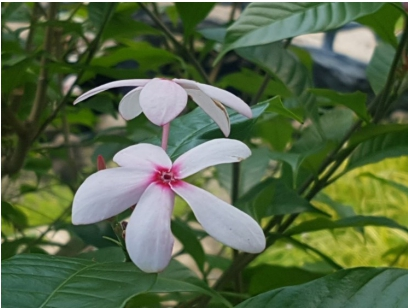
#> input picture 파이썬 개발환경 구축 및 변수와 모듈/img/flower01.jpg, 408 x 308 px, found by its file name
$ jupyter execute '히스토그램_실습.ipynb'
#> lines starting #> are read from the running program, lines starting #| are printed output that depends on the picture
[cell 1]
import cv2
import matplotlib.pyplot as plt

src = cv2.imread(r"C:\Users\bluecom014\Desktop\data\img\flower01.jpg")
#> src is the input picture: shape (308, 408, 3); mean B, G, R 70.5, 104, 85.7
hist = cv2.calcHist([src], [0], None, [256], [0,256])
#> hist = 256 values, max 1558 at index 21, min 1 at index 233, mean 490.9

plt.plot(hist)
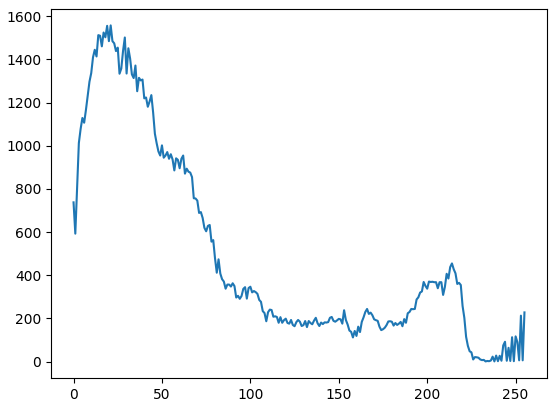
#> figure drawn by matplotlib, 1 panel; curve peaks at x = 21, y = 1558

[cell 2]
colors = ['b', 'g', 'r']
bgr_planes = cv2.split(src)

for p, c in zip(bgr_planes, colors):
    hist = cv2.calcHist([p], [0], None, [256], [0, 256])
    plt.plot(hist, color=c)
#> this loop made 3 passes
#> c on passes 1 to 3: 'b', 'g', 'r'
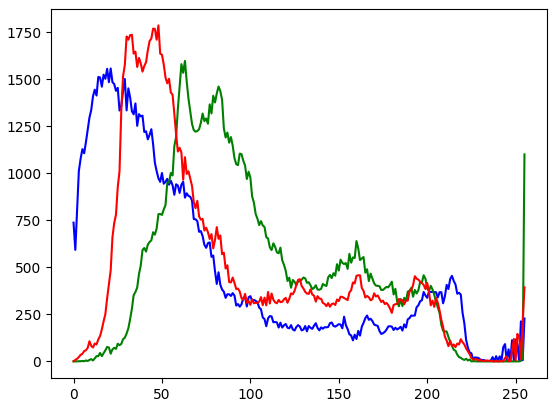
#> figure drawn by matplotlib, 1 panel; curve peaks at x = 21, y = 1558; curve peaks at x = 63, y = 1598; curve peaks at x = 48, y = 1787

$ run again, with 파이썬 개발환경 구축 및 변수와 모듈/img/flower02.jpg copied over 파이썬 개발환경 구축 및 변수와 모듈/img/flower01.jpg
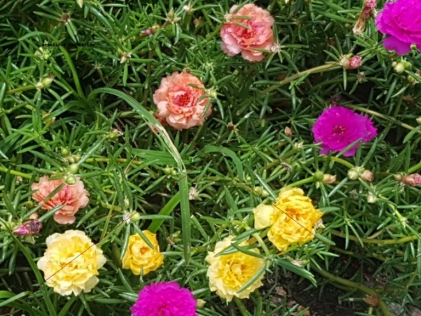
#> input picture 파이썬 개발환경 구축 및 변수와 모듈/img/flower02.jpg, 421 x 316 px, found by its file name
#> src is the input picture: shape (316, 421, 3); mean B, G, R 51.3, 94.1, 90
#> hist = 256 values, max 6937 at index 0, min 0 at index 224, mean 519.7
#> `[cell 1] import cv2 import matplotlib.pyplot as plt  src = cv2.imread(..`:
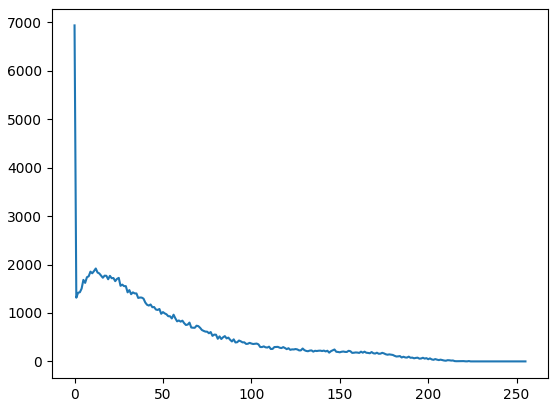
#> figure drawn by matplotlib, 1 panel; curve peaks at x = 0, y = 6937
#> the loop `for p, c in zip(bgr_planes, colors):` made 3 passes
#> c on passes 1 to 3: 'b', 'g', 'r'
#> `[cell 2] colors = ['b', 'g', 'r'] bgr_planes = cv2.split(src)  for p, ..`:
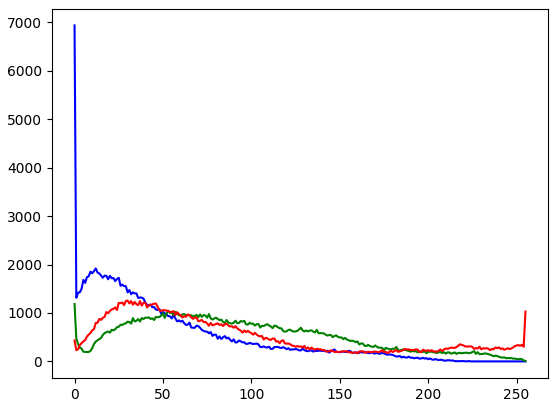
#> figure drawn by matplotlib, 1 panel; curve peaks at x = 0, y = 6937; curve peaks at x = 0, y = 1184; curve peaks at x = 30, y = 1256

$ run again, with 파이썬 개발환경 구축 및 변수와 모듈/img/flower03.jpg copied over 파이썬 개발환경 구축 및 변수와 모듈/img/flower01.jpg
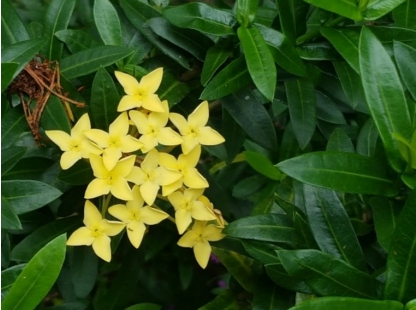
#> input picture 파이썬 개발환경 구축 및 변수와 모듈/img/flower03.jpg, 416 x 310 px, found by its file name
#> src is the input picture: shape (310, 416, 3); mean B, G, R 29.2, 81.5, 55.4
#> hist = 256 values, max 15359 at index 0, min 0 at index 153, mean 503.8
#> `[cell 1] import cv2 import matplotlib.pyplot as plt  src = cv2.imread(..`:
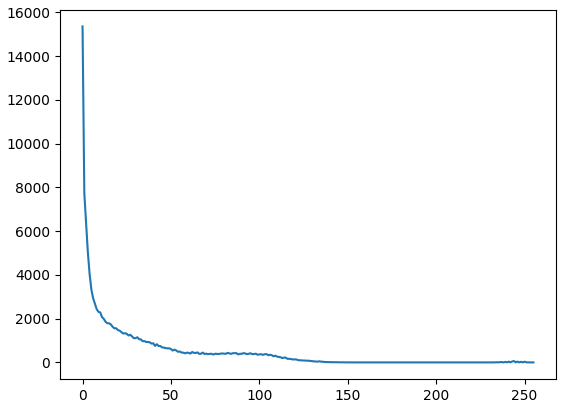
#> figure drawn by matplotlib, 1 panel; curve peaks at x = 0, y = 15359
#> the loop `for p, c in zip(bgr_planes, colors):` made 3 passes
#> c on passes 1 to 3: 'b', 'g', 'r'
#> `[cell 2] colors = ['b', 'g', 'r'] bgr_planes = cv2.split(src)  for p, ..`:
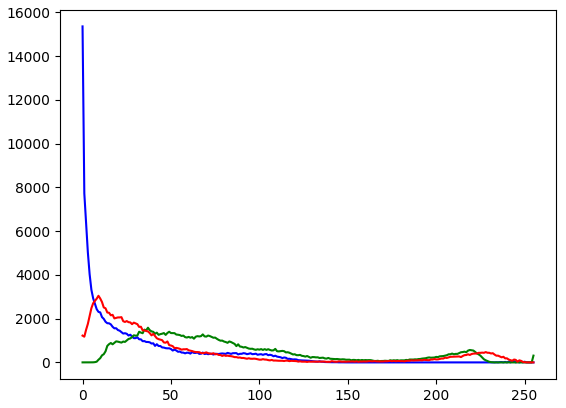
#> figure drawn by matplotlib, 1 panel; curve peaks at x = 0, y = 15359; curve peaks at x = 37, y = 1585; curve peaks at x = 9, y = 3045

$ run again, with 파이썬 개발환경 구축 및 변수와 모듈/img/flower04.jpg copied over 파이썬 개발환경 구축 및 변수와 모듈/img/flower01.jpg
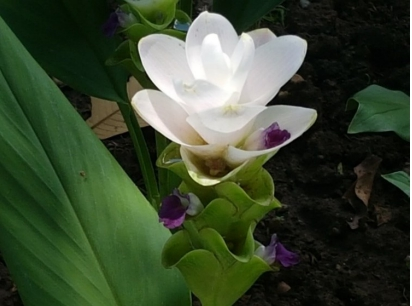
#> input picture 파이썬 개발환경 구축 및 변수와 모듈/img/flower04.jpg, 412 x 306 px, found by its file name
#> src is the input picture: shape (306, 412, 3); mean B, G, R 48.7, 72.2, 58.6
#> hist = 256 values, max 4620 at index 5, min 22 at index 133, mean 492.5
#> `[cell 1] import cv2 import matplotlib.pyplot as plt  src = cv2.imread(..`:
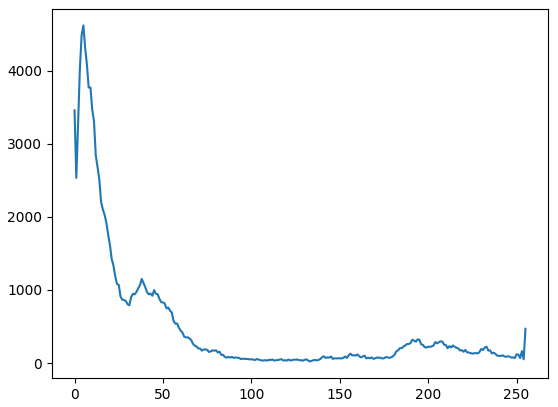
#> figure drawn by matplotlib, 1 panel; curve peaks at x = 5, y = 4620
#> the loop `for p, c in zip(bgr_planes, colors):` made 3 passes
#> c on passes 1 to 3: 'b', 'g', 'r'
#> `[cell 2] colors = ['b', 'g', 'r'] bgr_planes = cv2.split(src)  for p, ..`:
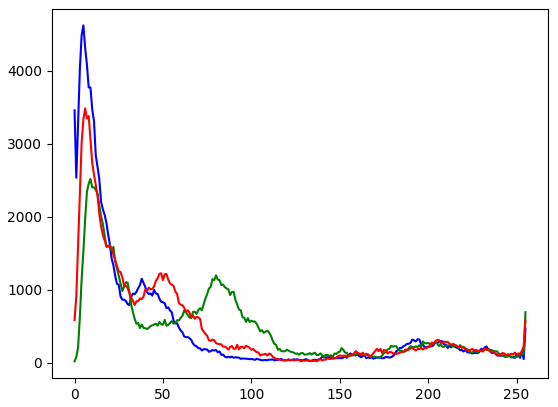
#> figure drawn by matplotlib, 1 panel; curve peaks at x = 5, y = 4620; curve peaks at x = 9, y = 2517; curve peaks at x = 6, y = 3484
